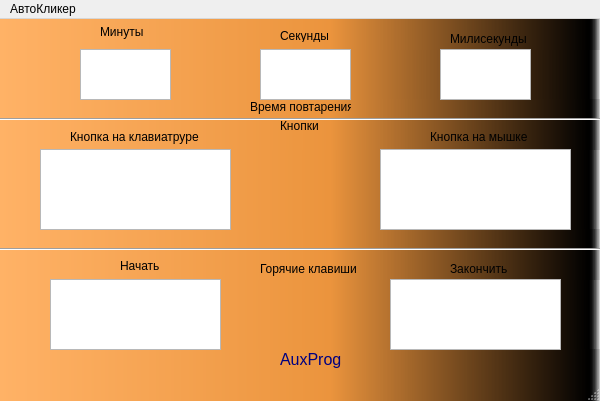
<?xml version="1.0" encoding="UTF-8"?>
<ui version="4.0">
 <class>MainWindow</class>
 <widget class="QMainWindow" name="MainWindow">
  <property name="geometry">
   <rect>
    <x>0</x>
    <y>0</y>
    <width>600</width>
    <height>401</height>
   </rect>
  </property>
  <property name="font">
   <font>
    <pointsize>10</pointsize>
    <weight>75</weight>
    <italic>true</italic>
    <bold>true</bold>
    <underline>false</underline>
   </font>
  </property>
  <property name="cursor">
   <cursorShape>WhatsThisCursor</cursorShape>
  </property>
  <property name="windowTitle">
   <string>MainWindow</string>
  </property>
  <property name="styleSheet">
   <string notr="true">QMainWindow {
	
	background-color: qlineargradient(spread:pad, x1:0, y1:0, x2:1, y2:0, stop:0 rgba(255, 178, 102, 255), stop:0.55 rgba(235, 148, 61, 255), stop:0.98 rgba(0, 0, 0, 255), stop:1 rgba(0, 0, 0, 0));
}

.QPushButton {
	
	background-color: rgba(135, 135, 135, 200);
}

#pushButton
{
	border-color: rgb(255, 255, 255);
}</string>
  </property>
  <widget class="QWidget" name="centralwidget">
   <widget class="Line" name="line">
    <property name="geometry">
     <rect>
      <x>-30</x>
      <y>90</y>
      <width>641</width>
      <height>20</height>
     </rect>
    </property>
    <property name="orientation">
     <enum>Qt::Horizontal</enum>
    </property>
   </widget>
   <widget class="Line" name="line_2">
    <property name="geometry">
     <rect>
      <x>-10</x>
      <y>220</y>
      <width>641</width>
      <height>20</height>
     </rect>
    </property>
    <property name="orientation">
     <enum>Qt::Horizontal</enum>
    </property>
   </widget>
   <widget class="QTextEdit" name="textEdit">
    <property name="geometry">
     <rect>
      <x>80</x>
      <y>30</y>
      <width>91</width>
      <height>51</height>
     </rect>
    </property>
   </widget>
   <widget class="QTextEdit" name="textEdit_2">
    <property name="geometry">
     <rect>
      <x>260</x>
      <y>30</y>
      <width>91</width>
      <height>51</height>
     </rect>
    </property>
   </widget>
   <widget class="QTextEdit" name="textEdit_3">
    <property name="geometry">
     <rect>
      <x>440</x>
      <y>30</y>
      <width>91</width>
      <height>51</height>
     </rect>
    </property>
   </widget>
   <widget class="QTextEdit" name="textEdit_4">
    <property name="geometry">
     <rect>
      <x>40</x>
      <y>130</y>
      <width>191</width>
      <height>81</height>
     </rect>
    </property>
   </widget>
   <widget class="QTextEdit" name="textEdit_5">
    <property name="geometry">
     <rect>
      <x>380</x>
      <y>130</y>
      <width>191</width>
      <height>81</height>
     </rect>
    </property>
   </widget>
   <widget class="QTextEdit" name="textEdit_6">
    <property name="geometry">
     <rect>
      <x>50</x>
      <y>260</y>
      <width>171</width>
      <height>71</height>
     </rect>
    </property>
   </widget>
   <widget class="QTextEdit" name="textEdit_7">
    <property name="geometry">
     <rect>
      <x>390</x>
      <y>260</y>
      <width>171</width>
      <height>71</height>
     </rect>
    </property>
   </widget>
   <widget class="QLabel" name="label">
    <property name="geometry">
     <rect>
      <x>100</x>
      <y>3</y>
      <width>61</width>
      <height>20</height>
     </rect>
    </property>
    <property name="text">
     <string>Минуты</string>
    </property>
   </widget>
   <widget class="QLabel" name="label_2">
    <property name="geometry">
     <rect>
      <x>280</x>
      <y>10</y>
      <width>48</width>
      <height>13</height>
     </rect>
    </property>
    <property name="text">
     <string>Секунды</string>
    </property>
   </widget>
   <widget class="QLabel" name="label_3">
    <property name="geometry">
     <rect>
      <x>450</x>
      <y>10</y>
      <width>81</width>
      <height>20</height>
     </rect>
    </property>
    <property name="text">
     <string>Милисекунды</string>
    </property>
   </widget>
   <widget class="QLabel" name="label_4">
    <property name="geometry">
     <rect>
      <x>70</x>
      <y>110</y>
      <width>131</width>
      <height>16</height>
     </rect>
    </property>
    <property name="text">
     <string>Кнопка на клавиатруре</string>
    </property>
   </widget>
   <widget class="QLabel" name="label_5">
    <property name="geometry">
     <rect>
      <x>430</x>
      <y>110</y>
      <width>131</width>
      <height>16</height>
     </rect>
    </property>
    <property name="text">
     <string>Кнопка на мышке</string>
    </property>
   </widget>
   <widget class="QLabel" name="label_6">
    <property name="geometry">
     <rect>
      <x>120</x>
      <y>240</y>
      <width>48</width>
      <height>13</height>
     </rect>
    </property>
    <property name="text">
     <string>Начать</string>
    </property>
   </widget>
   <widget class="QLabel" name="label_7">
    <property name="geometry">
     <rect>
      <x>450</x>
      <y>240</y>
      <width>61</width>
      <height>20</height>
     </rect>
    </property>
    <property name="text">
     <string>Закончить</string>
    </property>
   </widget>
   <widget class="QLabel" name="label_8">
    <property name="geometry">
     <rect>
      <x>270</x>
      <y>330</y>
      <width>161</width>
      <height>51</height>
     </rect>
    </property>
    <property name="text">
     <string/>
    </property>
   </widget>
   <widget class="QLabel" name="label_9">
    <property name="geometry">
     <rect>
      <x>260</x>
      <y>240</y>
      <width>111</width>
      <height>20</height>
     </rect>
    </property>
    <property name="text">
     <string>Горячие клавиши</string>
    </property>
   </widget>
   <widget class="QLabel" name="label_10">
    <property name="geometry">
     <rect>
      <x>280</x>
      <y>100</y>
      <width>48</width>
      <height>13</height>
     </rect>
    </property>
    <property name="text">
     <string>Кнопки</string>
    </property>
   </widget>
   <widget class="QLabel" name="label_11">
    <property name="geometry">
     <rect>
      <x>250</x>
      <y>80</y>
      <width>101</width>
      <height>16</height>
     </rect>
    </property>
    <property name="text">
     <string>Время повтарения</string>
    </property>
   </widget>
   <widget class="QLabel" name="label_12">
    <property name="geometry">
     <rect>
      <x>280</x>
      <y>320</y>
      <width>71</width>
      <height>41</height>
     </rect>
    </property>
    <property name="font">
     <font>
      <pointsize>12</pointsize>
     </font>
    </property>
    <property name="styleSheet">
     <string notr="true">color: rgb(0, 0, 127);</string>
    </property>
    <property name="text">
     <string>AuxProg</string>
    </property>
   </widget>
  </widget>
  <widget class="QMenuBar" name="menubar">
   <property name="geometry">
    <rect>
     <x>0</x>
     <y>0</y>
     <width>600</width>
     <height>21</height>
    </rect>
   </property>
   <widget class="QMenu" name="menu">
    <property name="title">
     <string>АвтоКликер</string>
    </property>
   </widget>
   <addaction name="menu"/>
  </widget>
  <widget class="QStatusBar" name="statusbar"/>
 </widget>
 <resources/>
 <connections/>
</ui>
